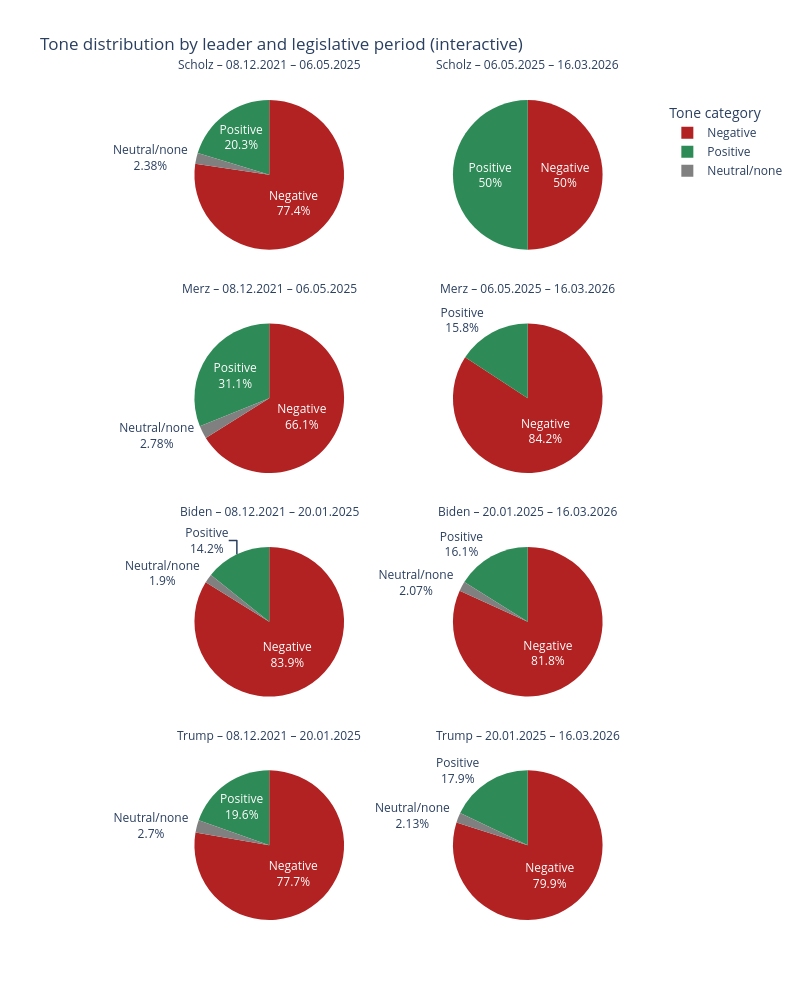

Here is the notebook cell this chart was saved with:
### Markdown cell above
**Interactive ones:**

### Code cell
import plotly.graph_objects as go

tone_focus = ["Positive", "Negative", "Neutral/none"]

leaders_order = ["Scholz", "Merz", "Biden", "Trump"]
periods_order = ["Period_DE_1", "Period_DE_2", "Period_US_1", "Period_US_2"]

leader_period_map = {
    "Scholz": ["Period_DE_1", "Period_DE_2"],
    "Merz":   ["Period_DE_1", "Period_DE_2"],
    "Biden":  ["Period_US_1", "Period_US_2"],
    "Trump":  ["Period_US_1", "Period_US_2"],
}

colors_map = {
    "Positive": "seagreen",
    "Negative": "firebrick",
    "Neutral/none": "gray"
}

fig = go.Figure()
n_rows = len(leaders_order)
n_cols = 2

v_gap = 0.09
usable_height = 1 - v_gap * (n_rows - 1)

annotations = []

for i, leader in enumerate(leaders_order):
    per_list = leader_period_map[leader]
    for j in range(n_cols):
        if j >= len(per_list):
            continue

        per = per_list[j]

        sub = counts[
            (counts["Leader"] == leader)
            & (counts["PeriodLegis"] == per)
            & (counts["ToneCategory"].isin(tone_focus))
        ]

        if sub.empty or sub["NumArticles"].fillna(0).sum() == 0:
            continue

        x0 = j / n_cols
        x1 = (j + 1) / n_cols
        y0 = 1 - usable_height * (i + 1) / n_rows - v_gap * i
        y1 = 1 - usable_height * i / n_rows   - v_gap * i

        fig.add_trace(
            go.Pie(
                labels=sub["ToneCategory"],
                values=sub["NumArticles"],
                name=f"{leader} – {per}",
                marker=dict(colors=[colors_map[t] for t in sub["ToneCategory"]]),
                textinfo="percent+label",
                hovertemplate=(
                    f"Leader: {leader}<br>"
                    f"Period: {period_label_map.get(per, per)}<br>"
                    "Tone: %{label}<br>"
                    "Articles: %{value}<extra></extra>"
                ),
                domain=dict(x=[x0, x1], y=[y0, y1]),
                legendgroup="Tone",
                showlegend=(i == 0 and j == 0)
            )
        )

        annotations.append(
            dict(
                x=(x0 + x1) / 2,
                y=y1 + 0.03,
                xref="paper",
                yref="paper",
                text=f"{leader} – {period_label_map.get(per, per)}",
                showarrow=False,
                xanchor="center",
                yanchor="bottom",
                font=dict(size=12)
            )
        )

fig.update_layout(
    height=250 * n_rows,
    width=800,
    title_text="Tone distribution by leader and legislative period (interactive)",
    legend_title_text="Tone category",
    annotations=annotations
)

fig.show()
fig.write_html("rq4_tone_per_leg_period_cake.html", include_plotlyjs="cdn")

### Figure 1 — Plotly figure (JSON) as saved in the notebook; plotly's stock layout.template omitted (floating-point values rounded to 4 significant figures)
{"data": [{"domain": {"x": [0, 0.5], "y": [0.8175, 1]}, "hovertemplate": "Leader: Scholz<br>Period: 08.12.2021 – 06.05.2025<br>Tone: %{label}<br>Articles: %{value}<extra></extra>", "labels": ["Negative", "Neutral/none", "Positive"], "legendgroup": "Tone", "marker": {"colors": ["firebrick", "gray", "seagreen"]}, "name": "Scholz – Period_DE_1", "showlegend": true, "textinfo": "percent+label", "type": "pie", "values": [1530, 47, 401]}, {"domain": {"x": [0.5, 1], "y": [0.8175, 1]}, "hovertemplate": "Leader: Scholz<br>Period: 06.05.2025 – 16.03.2026<br>Tone: %{label}<br>Articles: %{value}<extra></extra>", "labels": ["Negative", "Positive"], "legendgroup": "Tone", "marker": {"colors": ["firebrick", "seagreen"]}, "name": "Scholz – Period_DE_2", "showlegend": false, "textinfo": "percent+label", "type": "pie", "values": [5, 5]}, {"domain": {"x": [0, 0.5], "y": [0.545, 0.7275]}, "hovertemplate": "Leader: Merz<br>Period: 08.12.2021 – 06.05.2025<br>Tone: %{label}<br>Articles: %{value}<extra></extra>", "labels": ["Negative", "Neutral/none", "Positive"], "legendgroup": "Tone", "marker": {"colors": ["firebrick", "gray", "seagreen"]}, "name": "Merz – Period_DE_1", "showlegend": false, "textinfo": "percent+label", "type": "pie", "values": [119, 5, 56]}, {"domain": {"x": [0.5, 1], "y": [0.545, 0.7275]}, "hovertemplate": "Leader: Merz<br>Period: 06.05.2025 – 16.03.2026<br>Tone: %{label}<br>Articles: %{value}<extra></extra>", "labels": ["Negative", "Positive"], "legendgroup": "Tone", "marker": {"colors": ["firebrick", "seagreen"]}, "name": "Merz – Period_DE_2", "showlegend": false, "textinfo": "percent+label", "type": "pie", "values": [32, 6]}, {"domain": {"x": [0, 0.5], "y": [0.2725, 0.455]}, "hovertemplate": "Leader: Biden<br>Period: 08.12.2021 – 20.01.2025<br>Tone: %{label}<br>Articles: %{value}<extra></extra>", "labels": ["Negative", "Neutral/none", "Positive"], "legendgroup": "Tone", "marker": {"colors": ["firebrick", "gray", "seagreen"]}, "name": "Biden – Period_US_1", "showlegend": false, "textinfo": "percent+label", "type": "pie", "values": [16971, 384, 2883]}, {"domain": {"x": [0.5, 1], "y": [0.2725, 0.455]}, "hovertemplate": "Leader: Biden<br>Period: 20.01.2025 – 16.03.2026<br>Tone: %{label}<br>Articles: %{value}<extra></extra>", "labels": ["Negative", "Neutral/none", "Positive"], "legendgroup": "Tone", "marker": {"colors": ["firebrick", "gray", "seagreen"]}, "name": "Biden – Period_US_2", "showlegend": false, "textinfo": "percent+label", "type": "pie", "values": [2803, 71, 552]}, {"domain": {"x": [0, 0.5], "y": [0, 0.1825]}, "hovertemplate": "Leader: Trump<br>Period: 08.12.2021 – 20.01.2025<br>Tone: %{label}<br>Articles: %{value}<extra></extra>", "labels": ["Negative", "Neutral/none", "Positive"], "legendgroup": "Tone", "marker": {"colors": ["firebrick", "gray", "seagreen"]}, "name": "Trump – Period_US_1", "showlegend": false, "textinfo": "percent+label", "type": "pie", "values": [9817, 341, 2479]}, {"domain": {"x": [0.5, 1], "y": [0, 0.1825]}, "hovertemplate": "Leader: Trump<br>Period: 20.01.2025 – 16.03.2026<br>Tone: %{label}<br>Articles: %{value}<extra></extra>", "labels": ["Negative", "Neutral/none", "Positive"], "legendgroup": "Tone", "marker": {"colors": ["firebrick", "gray", "seagreen"]}, "name": "Trump – Period_US_2", "showlegend": false, "textinfo": "percent+label", "type": "pie", "values": [12281, 328, 2757]}], "layout": {"annotations": [{"font": {"size": 12}, "showarrow": false, "text": "Scholz – 08.12.2021 – 06.05.2025", "x": 0.25, "xanchor": "center", "xref": "paper", "y": 1.03, "yanchor": "bottom", "yref": "paper"}, {"font": {"size": 12}, "showarrow": false, "text": "Scholz – 06.05.2025 – 16.03.2026", "x": 0.75, "xanchor": "center", "xref": "paper", "y": 1.03, "yanchor": "bottom", "yref": "paper"}, {"font": {"size": 12}, "showarrow": false, "text": "Merz – 08.12.2021 – 06.05.2025", "x": 0.25, "xanchor": "center", "xref": "paper", "y": 0.7575, "yanchor": "bottom", "yref": "paper"}, {"font": {"size": 12}, "showarrow": false, "text": "Merz – 06.05.2025 – 16.03.2026", "x": 0.75, "xanchor": "center", "xref": "paper", "y": 0.7575, "yanchor": "bottom", "yref": "paper"}, {"font": {"size": 12}, "showarrow": false, "text": "Biden – 08.12.2021 – 20.01.2025", "x": 0.25, "xanchor": "center", "xref": "paper", "y": 0.485, "yanchor": "bottom", "yref": "paper"}, {"font": {"size": 12}, "showarrow": false, "text": "Biden – 20.01.2025 – 16.03.2026", "x": 0.75, "xanchor": "center", "xref": "paper", "y": 0.485, "yanchor": "bottom", "yref": "paper"}, {"font": {"size": 12}, "showarrow": false, "text": "Trump – 08.12.2021 – 20.01.2025", "x": 0.25, "xanchor": "center", "xref": "paper", "y": 0.2125, "yanchor": "bottom", "yref": "paper"}, {"font": {"size": 12}, "showarrow": false, "text": "Trump – 20.01.2025 – 16.03.2026", "x": 0.75, "xanchor": "center", "xref": "paper", "y": 0.2125, "yanchor": "bottom", "yref": "paper"}], "height": 1000, "legend": {"title": {"text": "Tone category"}}, "title": {"text": "Tone distribution by leader and legislative period (interactive)"}, "width": 800}}
